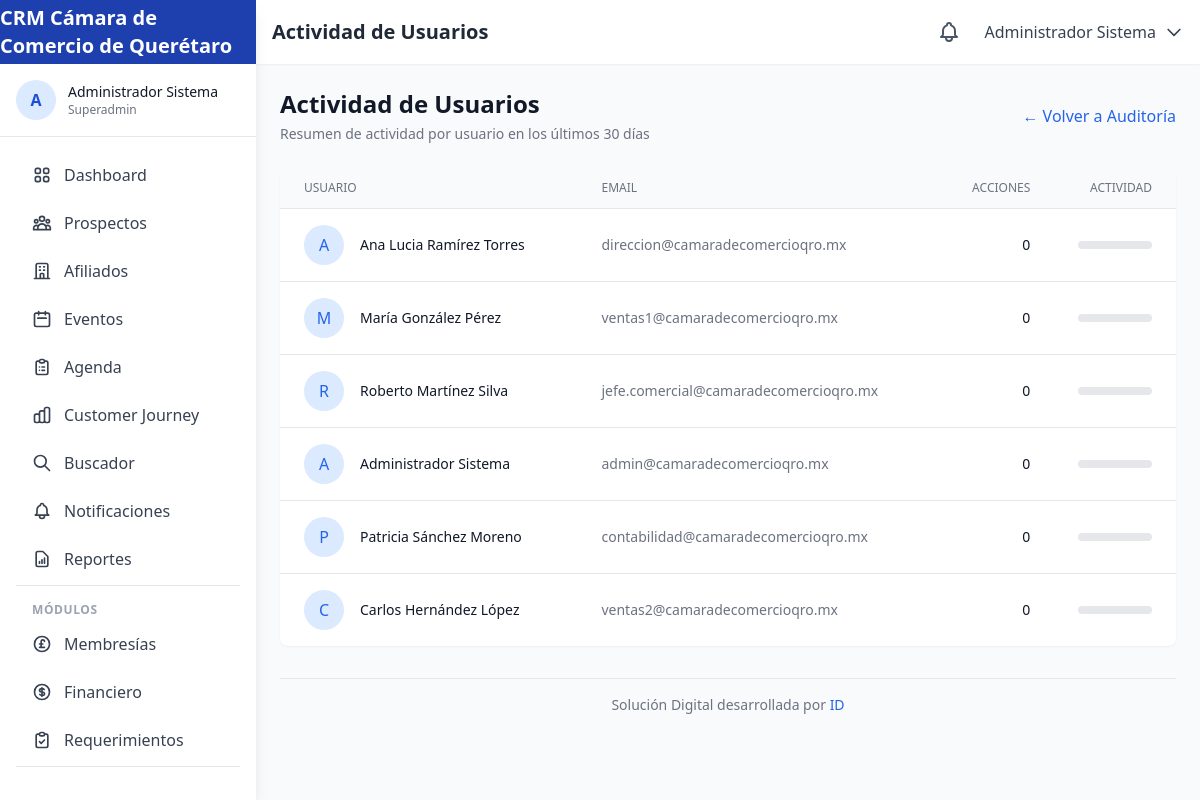
The app's page /auditoria/actividad (signed in) with its own data.
### tables this page shows
CREATE TABLE IF NOT EXISTS `users` (
    `id` INT UNSIGNED AUTO_INCREMENT PRIMARY KEY,
    `role_id` INT UNSIGNED NOT NULL,
    `email` VARCHAR(255) NOT NULL UNIQUE,
    `password` VARCHAR(255) NOT NULL,
    `name` VARCHAR(100) NOT NULL,
    `phone` VARCHAR(20),
    `whatsapp` VARCHAR(20),
    `avatar` VARCHAR(255),
    `is_active` TINYINT(1) DEFAULT 1,
    `last_login` TIMESTAMP NULL,
    `created_at` TIMESTAMP DEFAULT CURRENT_TIMESTAMP,
    `updated_at` TIMESTAMP DEFAULT CURRENT_TIMESTAMP ON UPDATE CURRENT_TIMESTAMP,
    FOREIGN KEY (`role_id`) REFERENCES `roles`(`id`)
);

### app/controllers/AuditController.php (called while the page is built, shortened)
<?php
class AuditController extends Controller {
    private AuditLog $auditModel;
    public function __construct(array $params = []) {
        $this->auditModel = new AuditLog();
    }
    public function activity(): void {
        $userActivity = $this->auditModel->getUserActivity();
        $this->view('audit/activity', [
            'pageTitle' => 'Actividad de Usuarios',
            'currentPage' => 'auditoria',
            'userActivity' => $userActivity
        ]);
    }
}

### public/index.php (called while the page is built, shortened)
<?php
spl_autoload_register(function ($class) {
    $paths = [
        APP_PATH . '/core/' . $class . '.php',
        APP_PATH . '/controllers/' . $class . '.php',
        APP_PATH . '/models/' . $class . '.php'
    ];
    foreach ($paths as $path) {
        if (file_exists($path)) {
            return;
        }
    }
});
$router = new Router();
$router->add('', ['controller' => 'home', 'action' => 'index']);
$router->add('login', ['controller' => 'auth', 'action' => 'login']);
$router->add('logout', ['controller' => 'auth', 'action' => 'logout']);
$router->add('register', ['controller' => 'auth', 'action' => 'register']);
$router->add('recuperar-password', ['controller' => 'auth', 'action' => 'forgotPassword']);
$router->add('restablecer-password', ['controller' => 'auth', 'action' => 'resetPassword']);
$router->add('dashboard', ['controller' => 'dashboard', 'action' => 'index']);
$router->add('dashboard/afiliador', ['controller' => 'dashboard', 'action' => 'afiliador']);
$router->add('dashboard/comercial', ['controller' => 'dashboard', 'action' => 'comercial']);
$router->add('dashboard/direccion', ['controller' => 'dashboard', 'action' => 'direccion']);
$router->add('dashboard/contabilidad', ['controller' => 'dashboard', 'action' => 'contabilidad']);
$router->add('prospectos', ['controller' => 'prospects', 'action' => 'index']);
$router->add('prospectos/nuevo', ['controller' => 'prospects', 'action' => 'create']);
$router->add('prospectos/{id}', ['controller' => 'prospects', 'action' => 'show']);
$router->add('prospectos/{id}/editar', ['controller' => 'prospects', 'action' => 'edit']);
$router->add('prospectos/{id}/eliminar', ['controller' => 'prospects', 'action' => 'delete']);
$router->add('prospectos/canal/{channel}', ['controller' => 'prospects', 'action' => 'byChannel']);
$router->add('afiliados', ['controller' => 'affiliates', 'action' => 'index']);
$router->add('afiliados/nuevo', ['controller' => 'affiliates', 'action' => 'create']);
$router->add('afiliados/{id}', ['controller' => 'affiliates', 'action' => 'show']);
$router->add('afiliados/{id}/editar', ['controller' => 'affiliates', 'action' => 'edit']);
$router->add('afiliados/{id}/expediente', ['controller' => 'affiliates', 'action' => 'digitalFile']);
$router->add('afiliados/vencimientos', ['controller' => 'affiliates', 'action' => 'expirations']);
$router->add('afiliados/exafiliados', ['controller' => 'affiliates', 'action' => 'former']);
$router->add('eventos', ['controller' => 'events', 'action' => 'index']);
$router->add('eventos/nuevo', ['controller' => 'events', 'action' => 'create']);
$router->add('eventos/categorias', ['controller' => 'events', 'action' => 'categories']);
$router->add('eventos/{id}', ['controller' => 'events', 'action' => 'show']);
$router->add('eventos/{id}/editar', ['controller' => 'events', 'action' => 'edit']);
$router->add('eventos/{id}/registro', ['controller' => 'events', 'action' => 'registration']);
$router->add('eventos/{id}/asistencia', ['controller' => 'events', 'action' => 'attendance']);
$router->add('evento/{url}', ['controller' => 'events', 'action' => 'publicRegistration']);
$router->add('evento/pago/{code}', ['controller' => 'events', 'action' => 'payment']);
$router->add('evento/boleto/{code}', ['controller' => 'events', 'action' => 'printableTicket']);
$router->add('agenda', ['controller' => 'agenda', 'action' => 'index']);
$router->add('agenda/nueva', ['controller' => 'agenda', 'action' => 'create']);
$router->add('agenda/{id}', ['controller' => 'agenda', 'action' => 'show']);
$router->add('agenda/{id}/editar', ['controller' => 'agenda', 'action' => 'edit']);
$router->add('agenda/api/eventos', ['controller' => 'agenda', 'action' => 'apiEvents']);
$router->add('buscador', ['controller' => 'search', 'action' => 'index']);
$router->add('buscador/resultados', ['controller' => 'search', 'action' => 'results']);
$router->add('buscador/no-match', ['controller' => 'search', 'action' => 'noMatch']);
$router->add('journey', ['controller' => 'journey', 'action' => 'index']);
$router->add('journey/{id}', ['controller' => 'journey', 'action' => 'show']);
$router->add('journey/upselling', ['controller' => 'journey', 'action' => 'upselling']);
$router->add('journey/crossselling', ['controller' => 'journey', 'action' => 'crossselling']);
$router->add('notificaciones', ['controller' => 'notifications', 'action' => 'index']);
$router->add('notificaciones/marcar-leida/{id}', ['controller' => 'notifications', 'action' => 'markRead']);
$router->add('reportes', ['controller' => 'reports', 'action' => 'index']);
$router->add('reportes/comerciales', ['controller' => 'reports', 'action' => 'commercial']);
$router->add('reportes/financieros', ['controller' => 'reports', 'action' => 'financial']);
$router->add('reportes/operativos', ['controller' => 'reports', 'action' => 'operational']);
$router->add('configuracion', ['controller' => 'config', 'action' => 'index']);
$router->add('configuracion/sitio', ['controller' => 'config', 'action' => 'site']);
$router->add('configuracion/correo', ['controller' => 'config', 'action' => 'email']);
$router->add('configuracion/correo/probar', ['controller' => 'config', 'action' => 'testEmail']);
$router->add('configuracion/estilos', ['controller' => 'config', 'action' => 'styles']);
$router->add('configuracion/pagos', ['controller' => 'config', 'action' => 'payments']);
$router->add('configuracion/api', ['controller' => 'config', 'action' => 'api']);
$router->add('configuracion/usuarios', ['controller' => 'config', 'action' => 'users']);
$router->add('perfil', ['controller' => 'profile', 'action' => 'index']);
$router->add('perfil/actualizar', ['controller' => 'profile', 'action' => 'update']);
$router->add('perfil/password', ['controller' => 'profile', 'action' => 'changePassword']);
$router->add('usuarios', ['controller' => 'users', 'action' => 'index']);
$router->add('usuarios/nuevo', ['controller' => 'users', 'action' => 'create']);
$router->add('usuarios/{id}', ['controller' => 'users', 'action' => 'show']);
$router->add('usuarios/{id}/editar', ['controller' => 'users', 'action' => 'edit']);
$router->add('membresias', ['controller' => 'memberships', 'action' => 'index']);
$router->add('membresias/nuevo', ['controller' => 'memberships', 'action' => 'create']);
$router->add('membresias/{id}', ['controller' => 'memberships', 'action' => 'show']);
$router->add('membresias/{id}/editar', ['controller' => 'memberships', 'action' => 'edit']);
$router->add('financiero', ['controller' => 'financial', 'action' => 'index']);
$router->add('financiero/pagos', ['controller' => 'financial', 'action' => 'payments']);
$router->add('financiero/facturas', ['controller' => 'financial', 'action' => 'invoices']);
$router->add('financiero/reporte', ['controller' => 'financial', 'action' => 'report']);
$router->add('financiero/registrar-pago', ['controller' => 'financial', 'action' => 'recordPayment']);
$router->add('financiero/generar-factura', ['controller' => 'financial', 'action' => 'generateInvoice']);
$router->add('financiero/categorias', ['controller' => 'financial', 'action' => 'categories']);
$router->add('financiero/movimientos', ['controller' => 'financial', 'action' => 'transactions']);
$router->add('financiero/reporte-movimientos', ['controller' => 'financial', 'action' => 'transactionsReport']);
$router->add('importar', ['controller' => 'import', 'action' => 'index']);
$router->add('importar/procesar', ['controller' => 'import', 'action' => 'process']);
$router->add('importar/plantilla', ['controller' => 'import', 'action' => 'template']);
$router->add('auditoria', ['controller' => 'audit', 'action' => 'index']);
$router->add('auditoria/buscar', ['controller' => 'audit', 'action' => 'search']);
$router->add('auditoria/actividad', ['controller' => 'audit', 'action' => 'activity']);
$router->add('auditoria/usuario/{id}', ['controller' => 'audit', 'action' => 'byUser']);
$router->add('auditoria/tabla', ['controller' => 'audit', 'action' => 'byTable']);
$router->add('requerimientos', ['controller' => 'requirements', 'action' => 'index']);
$router->add('requerimientos/nuevo', ['controller' => 'requirements', 'action' => 'create']);
$router->add('requerimientos/categorias', ['controller' => 'requirements', 'action' => 'categories']);
$router->add('requerimientos/mis-requerimientos', ['controller' => 'requirements', 'action' => 'myRequirements']);
$router->add('requerimientos/actualizar-estado', ['controller' => 'requirements', 'action' => 'updateStatus']);
$router->add('requerimientos/{id}', ['controller' => 'requirements', 'action' => 'show']);
$router->add('requerimientos/{id}/editar', ['controller' => 'requirements', 'action' => 'edit']);
$router->add('api/prospectos', ['controller' => 'api', 'action' => 'prospects']);
$router->add('api/afiliados', ['controller' => 'api', 'action' => 'affiliates']);
$router->add('api/eventos', ['controller' => 'api', 'action' => 'events']);
$router->add('api/dashboard', ['controller' => 'api', 'action' => 'dashboard']);
$router->add('api/notificaciones', ['controller' => 'api', 'action' => 'notifications']);
$router->add('api/buscar', ['controller' => 'api', 'action' => 'search']);
$router->add('api/buscar-empresa', ['controller' => 'api', 'action' => 'searchCompany']);
$router->add('api/eventos/verificar-url', ['controller' => 'api', 'action' => 'verifyEventUrl']);
$router->add('api/eventos/confirmar-pago', ['controller' => 'api', 'action' => 'confirmEventPayment']);
$router->add('api/eventos/validar-qr', ['controller' => 'api', 'action' => 'validateEventQR']);
$url = $_GET['url'] ?? '';
try {
    $router->dispatch($url);
} catch (Exception $e) {
    $code = $e->getCode() ?: 500;
    http_response_code($code);
    if ($code === 404) {
        require_once APP_PATH . '/views/errors/404.php';
    } else {
        echo "Error: " . $e->getMessage();
    }
}

### app/core/Database.php (called while the page is built, shortened)
<?php
class Database {
    private static $instance = null;
    private $pdo;
    private function __construct() {
        try {
            $dsn = "mysql:host=" . DB_HOST . ";dbname=" . DB_NAME . ";charset=" . DB_CHARSET;
            $this->pdo = new PDO($dsn, DB_USER, DB_PASS, DB_OPTIONS);
        } catch (PDOException $e) {
            throw new Exception("Database connection failed: " . $e->getMessage());
        }
    }
    public static function getInstance(): self {
        if (self::$instance === null) {
            self::$instance = new self();
        }
        return self::$instance;
    }
    public function query(string $sql, array $params = []): PDOStatement {
        $stmt = $this->pdo->prepare($sql);
        $stmt->execute($params);
        return $stmt;
    }
    public function fetchAll(string $sql, array $params = []): array {
        $stmt = $this->query($sql, $params);
        return $stmt->fetchAll();
    }
}

### app/models/AuditLog.php (called while the page is built, shortened)
<?php
class AuditLog extends Model {
    protected string $table = 'audit_log';
    public function getUserActivity(): array {
        $sql = "SELECT u.id, u.name, u.email, COUNT(al.id) as action_count
                FROM users u
                LEFT JOIN {$this->table} al ON u.id = al.user_id
                    AND al.created_at >= DATE_SUB(NOW(), INTERVAL 30 DAY)
                GROUP BY u.id
                ORDER BY action_count DESC
                LIMIT 20";
        return $this->raw($sql);
    }
}

### app/core/Model.php (called while the page is built, shortened)
<?php
abstract class Model {
    protected Database $db;
    public function __construct() {
        $this->db = Database::getInstance();
    }
    protected function raw(string $sql, array $params = []): array {
        return $this->db->fetchAll($sql, $params);
    }
}

### app/views/audit/activity.php (the view, shortened to what this page needs)
<div class="space-y-6">
    <div class="flex items-center justify-between">
        <div>
            <h2 class="text-2xl font-bold text-gray-900">Actividad de Usuarios</h2>
            <p class="mt-1 text-sm text-gray-500">Resumen de actividad por usuario en los últimos 30 días</p>
        </div>
        <a href="<?php echo BASE_URL; ?>/auditoria" class="text-blue-600 hover:text-blue-800">
            ← Volver a Auditoría
        </a>
    </div>
    <div class="bg-white rounded-lg shadow-sm overflow-hidden">
        <div class="overflow-x-auto">
            <table class="min-w-full divide-y divide-gray-200">
                <thead class="bg-gray-50">
                    <tr>
                        <th class="px-6 py-3 text-left text-xs font-medium text-gray-500 uppercase">Usuario</th>
                        <th class="px-6 py-3 text-left text-xs font-medium text-gray-500 uppercase">Email</th>
                        <th class="px-6 py-3 text-right text-xs font-medium text-gray-500 uppercase">Acciones</th>
                        <th class="px-6 py-3 text-right text-xs font-medium text-gray-500 uppercase">Actividad</th>
                    </tr>
                </thead>
                <tbody class="divide-y divide-gray-200">
                    <?php
                    foreach ($userActivity as $user):
                    ?>
                    <tr class="hover:bg-gray-50">
                        <td class="px-6 py-4 whitespace-nowrap">
                            <div class="flex items-center">
                                <div class="flex-shrink-0 h-10 w-10 bg-blue-100 rounded-full flex items-center justify-center">
                                    <span class="text-blue-600 font-medium">
                                        <?php echo mb_substr($user['name'], 0, 1, 'UTF-8'); ?>
                                    </span>
                                </div>
                                <div class="ml-4">
                                    <p class="text-sm font-medium text-gray-900">
                                        <?php echo htmlspecialchars($user['name']); ?>
                                    </p>
                                </div>
                            </div>
                        </td>
                        <td class="px-6 py-4 whitespace-nowrap text-sm text-gray-500">
                            <?php echo htmlspecialchars($user['email']); ?>
                        </td>
                        <td class="px-6 py-4 whitespace-nowrap text-sm font-medium text-gray-900 text-right">
                            <?php echo number_format($user['action_count']); ?>
                        </td>
                        <td class="px-6 py-4 whitespace-nowrap">
                            <div class="flex items-center">
                                <div class="flex-1 h-2 bg-gray-200 rounded-full overflow-hidden">
                                </div>
                            </div>
                        </td>
                    </tr>
                    <?php endforeach; ?>
                </tbody>
            </table>
        </div>
    </div>
</div>

### records on screen
users: name "A", name "Ana Lucia Ramírez Torres", email "direccion@camaradecomercioqro.mx", action_count "0"
users: name "M", name "María González Pérez", email "ventas1@camaradecomercioqro.mx", action_count "0"
users: name "R", name "Roberto Martínez Silva", email "jefe.comercial@camaradecomercioqro.mx", action_count "0"
users: name "A", name "Administrador Sistema", email "admin@camaradecomercioqro.mx", action_count "0"
users: name "P", name "Patricia Sánchez Moreno", email "contabilidad@camaradecomercioqro.mx", action_count "0"
users: name "C", name "Carlos Hernández López", email "ventas2@camaradecomercioqro.mx", action_count "0"

### other values on screen
$siteName "CRM Cámara de Comercio de Querétaro"
mb_substr($_SESSION['user_name'] ?? 'U', 0, 1, 'UTF-8') "A"
$_SESSION['user_name'] "Administrador Sistema"
$_SESSION['user_role'] "Superadmin"
$pageTitle "Actividad de Usuarios"
